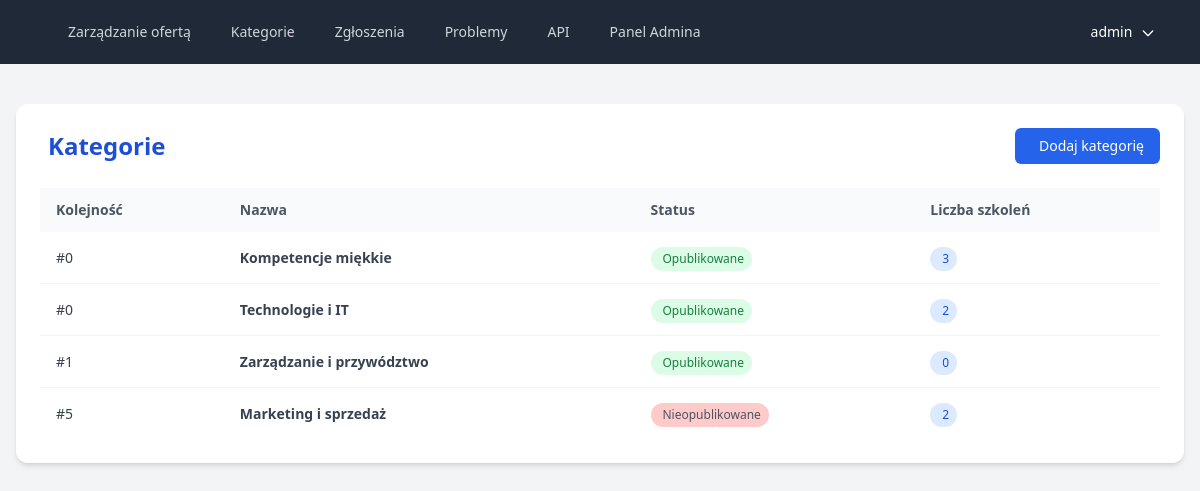
The page /offer-mng/categ-lst (signed in) on the database its author committed.
### offer_panel/models.py (models this page shows, shortened)
class Category(models.Model):
    is_published = models.BooleanField(default=True)
    order = models.PositiveIntegerField(default=0)
    name = models.CharField(max_length=255)
    class Meta:
        verbose_name = "category"
        verbose_name_plural = "categories"

### offer_panel/views.py (the view)
# urls.py: path("categ-lst", views.category_list, name="category_list"),
@login_required(login_url="/members/login")
def category_list(request):
    categories = Category.objects.all().order_by("order")
    return render(request, "category_list_panel.html", {"categories": categories})

### offer_panel/templates/category_list_panel.html (shortened to what this page needs)
{% extends "base.html" %}
{% block content %}
  <div class="max-w-7xl mx-auto px-4 py-10">
    <div class="bg-white shadow-md rounded-xl overflow-hidden">
      <div class="p-6">
        <div class="flex justify-between items-center mb-6">
          <h2 class="text-2xl font-semibold flex items-center gap-2 text-blue-700">
             Kategorie
          </h2>
          <a href="{% url 'add_category' %}"
             class="inline-flex items-center gap-2 bg-blue-600 hover:bg-blue-700 text-white px-4 py-2 rounded-md text-sm font-medium transition">
             Dodaj kategorię
          </a>
        </div>
        {% if categories %}
          <div class="overflow-x-auto">
            <table class="min-w-full table-auto text-sm">
              <thead class="bg-gray-50 text-gray-600 font-semibold text-left">
                <tr>
                  <th class="px-4 py-3">Kolejność</th>
                  <th class="px-4 py-3">Nazwa</th>
                  <th class="px-4 py-3">Status</th>
                  <th class="px-4 py-3">Liczba szkoleń</th>
                </tr>
              </thead>
              <tbody class="divide-y divide-gray-100">
                {% for category in categories %}
                  <tr class="hover:bg-gray-50 transition cursor-pointer" onclick="window.location='{% url 'edit_category' category.id %}'">
                    <td class="px-4 py-3 font-medium text-gray-700">#{{ category.order }}</td>
                    <td class="px-4 py-3 font-semibold text-gray-700">{{ category.name }}</td>
                    <td class="px-4 py-3">
                      {% if category.is_published %}
                        <span class="inline-flex items-center gap-1 px-2 py-1 text-xs bg-green-100 text-green-700 rounded-full">
                           Opublikowane
                        </span>
                      {% else %}
                        <span class="inline-flex items-center gap-1 px-2 py-1 text-xs bg-red-200 text-gray-600 rounded-full">
                           Nieopublikowane
                        </span>
                      {% endif %}
                    </td>
                    <td class="px-4 py-3">
                      <span class="inline-flex items-center gap-1 px-2 py-1 text-xs bg-blue-100 text-blue-700 rounded-full">
                         {{ category.courses.count }}
                      </span>
                    </td>
                  </tr>
                {% endfor %}
              </tbody>
            </table>
          </div>
        {% else %}
          <div class="text-center py-16 text-gray-500">
            <i class="ti ti-folder-x text-6xl mb-4"></i>
            <p class="text-lg mb-3">Nie znaleziono kategorii</p>
          </div>
        {% endif %}
      </div>
    </div>
  </div>
{% endblock %}

### templates/navbar.html (shortened to what this page needs)
<nav class="bg-gray-800">
  <div class="mx-auto max-w-7xl px-2 sm:px-6 lg:px-8">
    <div class="relative flex h-16 items-center justify-between">
      <div class="flex flex-1 items-center justify-center sm:items-stretch sm:justify-start">
        <div class="hidden sm:ml-6 sm:block">
          <div class="flex space-x-4">
            <a href="{% url 'main_panel' %}"
               class="rounded-md px-3 py-2 text-sm font-medium {% if request.resolver_match.url_name == 'main_panel' %}bg-gray-900 text-white{% else %}text-gray-300 hover:bg-gray-700 hover:text-white{% endif %}"
               aria-current="{% if request.resolver_match.url_name == 'main_panel' %}page{% else %}false{% endif %}">Zarządzanie ofertą</a>
            <a href="{% url 'public_category_list' %}"
               class="rounded-md px-3 py-2 text-sm font-medium {% if request.resolver_match.url_name == 'public_category_list' %}bg-gray-900 text-white{% else %}text-gray-300 hover:bg-gray-700 hover:text-white{% endif %}">Kategorie</a>
            <a href="{% url 'registration_form' %}"
               class="rounded-md px-3 py-2 text-sm font-medium {% if request.resolver_match.url_name == 'registration_form' %}bg-gray-900 text-white{% else %}text-gray-300 hover:bg-gray-700 hover:text-white{% endif %}">Zgłoszenia</a>
            <a href="{% url 'issue_list' %}"
               class="rounded-md px-3 py-2 text-sm font-medium {% if request.resolver_match.url_name == 'issue_list' %}bg-gray-900 text-white{% else %}text-gray-300 hover:bg-gray-700 hover:text-white{% endif %}">Problemy</a>
            <a href="{% url 'api_documentation' %}"
               class="rounded-md px-3 py-2 text-sm font-medium {% if request.resolver_match.url_name == 'api_documentation' %}bg-gray-900 text-white{% else %}text-gray-300 hover:bg-gray-700 hover:text-white{% endif %}">API</a>
            {% if user.is_authenticated and user.is_staff %}
              <a href="/admin/"
                 class="rounded-md px-3 py-2 text-sm font-medium text-gray-300 hover:bg-gray-700 hover:text-white">Panel Admina</a>
            {% endif %}
          </div>
        </div>
      </div>
      <div class="absolute inset-y-0 right-0 flex items-center pr-2 sm:static sm:inset-auto sm:ml-6 sm:pr-0">
        {% if user.is_authenticated %}
          <div class="relative ml-3">
            <div>
              <button type="button"
                      id="user-menu-button"
                      class="relative rounded-md bg-gray-800 px-3 py-1 text-sm font-medium text-white hover:bg-gray-700 focus:ring-2 focus:ring-white focus:ring-offset-2 focus:ring-offset-gray-800 focus:outline-hidden"
                      aria-expanded="false"
                      aria-haspopup="true">
                {{ user.username }}
                <svg id="user-menu-arrow"
                     class="inline-block ml-1 w-4 h-4 text-white transition-transform duration-200"
                     fill="none"
                     stroke="currentColor"
                     stroke-width="2"
                     viewBox="0 0 24 24"
                     aria-hidden="true">
                  <path stroke-linecap="round" stroke-linejoin="round" d="M19 9l-7 7-7-7" />
                </svg>
              </button>
            </div>
          </div>
        {% endif %}
      </div>
    </div>
  </div>
</nav>

### rows shown on the page
Category: order "0", name "Kompetencje miękkie", is_published "Opublikowane", courses.count "3"
Category: order "0", name "Technologie i IT", is_published "Opublikowane", courses.count "2"
Category: order "1", name "Zarządzanie i przywództwo", is_published "Opublikowane", courses.count "0"
Category: order "5", name "Marketing i sprzedaż", is_published "Nieopublikowane", courses.count "2"

### other values the page prints
{{ user.username }} "admin"
